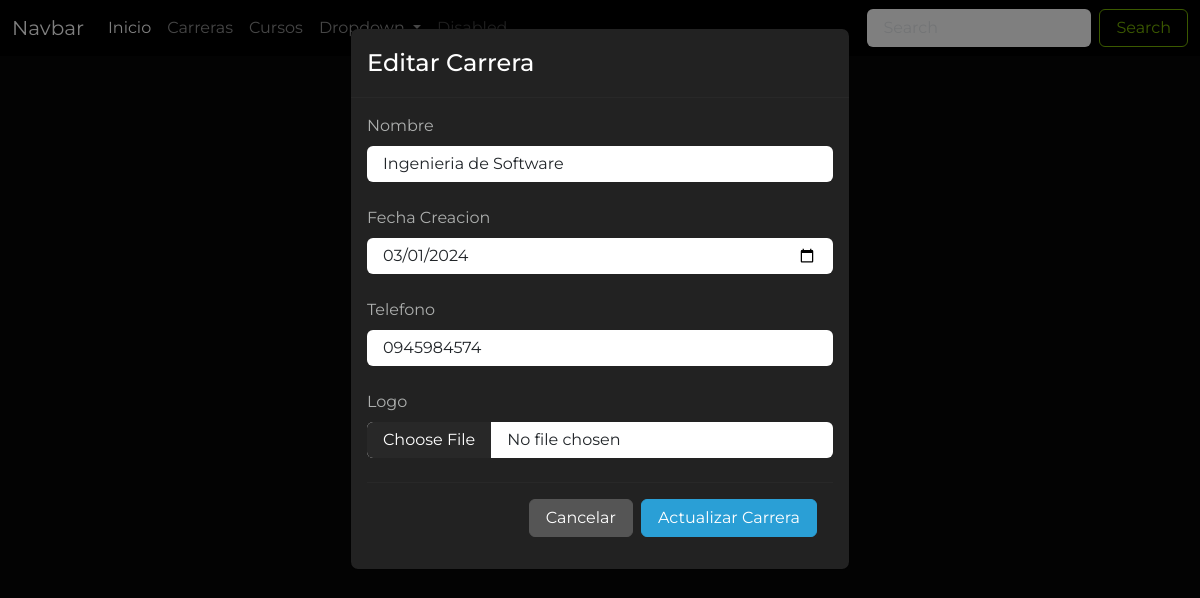
Page /editar_carrera/22 on the committed database.
### Aplicaciones/Educacion/models.py (models this page shows, shortened)
class Carrera(models.Model):
    id_car=models.AutoField(primary_key=True)
    nombre_car=models.CharField(max_length=50)
    fecha_creacion_car=models.DateField()
    telefono_car=models.CharField(max_length=10)
    logo_car=models.FileField(upload_to='carreras', null=True)

### Aplicaciones/Educacion/views/carrera_views.py (the view)
# urls.py: path('editar_carrera/<id>', carrera_views.editar_carrera, name="editar_carrera"),
def editar_carrera(request, id):
    carreraDb = Carrera.objects.get(id_car=id)
    return render(request, 'editar_carrera.html', {
      "carrera": carreraDb
    })

### Aplicaciones/Educacion/templates/editar_carrera.html (shortened to what this page needs)
{% extends 'plantilla.html' %} {% load static %}  {% block contenido %}
<div class="container">
  <h1 class="mt-4 text-center">Editar Carrera</h1>
</div>
<div
  class="modal fade"
  id="exampleModal"
  tabindex="-1"
  aria-labelledby="exampleModalLabel"
  aria-hidden="true"
  data-bs-backdrop="static"
>
  <div class="modal-dialog">
    <div class="modal-content">
      <div class="modal-header">
        <h1 class="modal-title fs-5" id="exampleModalLabel">Editar Carrera</h1>
      </div>
      <div class="modal-body">
        <form
          action="{% url 'procesar_editar_carrera' %}"
          method="post"
          enctype="multipart/form-data"
        >
          <div class="mb-4">
            <label for="" class="form-label">Nombre</label>
            <input
              type="text"
              placeholder="Sistemas de Informacion"
              id="nombre_car"
              name="nombre_car"
              required
              class="form-control"
              value="{{carrera.nombre_car}}"
            />
          </div>
          <div class="mb-4">
            <label for="" class="form-label">Fecha Creacion</label>
            <input
              type="date"
              id="fecha_creacion_car"
              name="fecha_creacion_car"
              required
              class="form-control"
              value="{{carrera.fecha_creacion_car|date:'Y-m-d'}}"
            />
          </div>
          <div class="mb-4">
            <label for="" class="form-label">Telefono</label>
            <input
              type="text"
              placeholder="0945879541"
              id="telefono_car"
              name="telefono_car"
              required
              class="form-control"
              value="{{carrera.telefono_car}}"
            />
          </div>
          <div class="mb-4">
            <label for="" class="form-label">Logo</label>
            <input
              type="file"
              class="form-control"
              name="logo_car"
              id="logo_car"
              accept="image/*"
            />
          </div>
          <div class="modal-footer">
            <a
              href="{% url 'carreras' %}"
              type="button"
              class="btn btn-secondary"
            >
              Cancelar
            </a>
            <button type="submit" class="btn btn-primary">
              Actualizar Carrera
            </button>
          </div>
        </form>
      </div>
    </div>
  </div>
</div>
{% endblock contenido %}

### universidad/static/css/styles.css (style rules this page uses)
body { font-family: "Montserrat", sans-serif !important; font-optical-sizing: auto; font-style: normal; }

### rows in the picture
Carrera: nombre_car "Ingenieria de Software", fecha_creacion_car "03/01/2024", telefono_car "0945984574"
